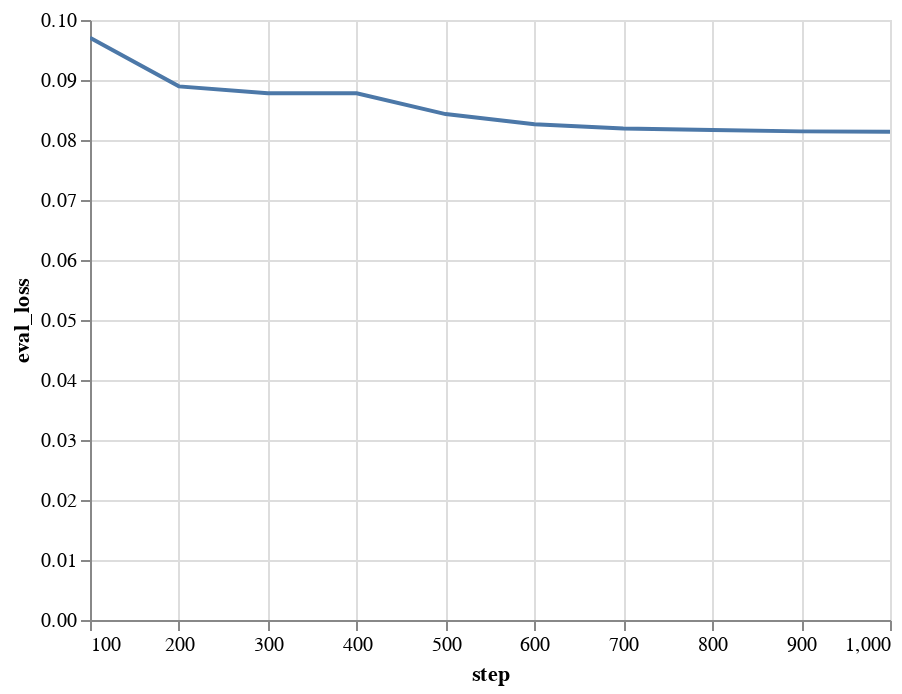

The code cell stored with this chart in its notebook:
### Code cell
import altair as alt
alt.Chart(trainer_log).mark_line().encode(
  x='step',
  y='eval_loss'
).interactive(bind_y=False)

### Figure 1 — Vega-Lite specification as saved in the notebook (floating-point values rounded to 4 significant figures)
{"config": {"view": {"continuousWidth": 400, "continuousHeight": 300}}, "data": {"name": "data-36d279c26dd558ab9faa8ac0c5dff6ba"}, "mark": "line", "encoding": {"x": {"field": "step", "type": "quantitative"}, "y": {"field": "eval_loss", "type": "quantitative"}}, "selection": {"selector002": {"type": "interval", "bind": "scales", "encodings": ["x"]}}, "$schema": "https://vega.github.io/schema/vega-lite/v4.17.0.json", "datasets": {"data-36d279c26dd558ab9faa8ac0c5dff6ba": [{"loss": null, "learning_rate": null, "epoch": 0.13, "step": 100, "eval_loss": 0.09703, "eval_runtime": 3.241, "eval_samples_per_second": 154.3, "eval_steps_per_second": 19.44, "train_runtime": null, "train_samples_per_second": null, "train_steps_per_second": null, "total_flos": null, "train_loss": null}, {"loss": null, "learning_rate": null, "epoch": 0.26, "step": 200, "eval_loss": 0.08894, "eval_runtime": 3.238, "eval_samples_per_second": 154.4, "eval_steps_per_second": 19.45, "train_runtime": null, "train_samples_per_second": null, "train_steps_per_second": null, "total_flos": null, "train_loss": null}, {"loss": null, "learning_rate": null, "epoch": 0.39, "step": 300, "eval_loss": 0.0878, "eval_runtime": 3.239, "eval_samples_per_second": 154.4, "eval_steps_per_second": 19.45, "train_runtime": null, "train_samples_per_second": null, "train_steps_per_second": null, "total_flos": null, "train_loss": null}, {"loss": null, "learning_rate": null, "epoch": 0.51, "step": 400, "eval_loss": 0.08778, "eval_runtime": 3.242, "eval_samples_per_second": 154.2, "eval_steps_per_second": 19.43, "train_runtime": null, "train_samples_per_second": null, "train_steps_per_second": null, "total_flos": null, "train_loss": null}, {"loss": null, "learning_rate": null, "epoch": 0.64, "step": 500, "eval_loss": 0.08432, "eval_runtime": 3.24, "eval_samples_per_second": 154.3, "eval_steps_per_second": 19.45, "train_runtime": null, "train_samples_per_second": null, "train_steps_per_second": null, "total_flos": null, "train_loss": null}, {"loss": null, "learning_rate": null, "epoch": 0.77, "step": 600, "eval_loss": 0.08261, "eval_runtime": 3.244, "eval_samples_per_second": 154.1, "eval_steps_per_second": 19.42, "train_runtime": null, "train_samples_per_second": null, "train_steps_per_second": null, "total_flos": null, "train_loss": null}, {"loss": null, "learning_rate": null, "epoch": 0.9, "step": 700, "eval_loss": 0.08193, "eval_runtime": 3.237, "eval_samples_per_second": 154.5, "eval_steps_per_second": 19.46, "train_runtime": null, "train_samples_per_second": null, "train_steps_per_second": null, "total_flos": null, "train_loss": null}, {"loss": null, "learning_rate": null, "epoch": 1.03, "step": 800, "eval_loss": 0.08168, "eval_runtime": 3.239, "eval_samples_per_second": 154.4, "eval_steps_per_second": 19.45, "train_runtime": null, "train_samples_per_second": null, "train_steps_per_second": null, "total_flos": null, "train_loss": null}, {"loss": null, "learning_rate": null, "epoch": 1.16, "step": 900, "eval_loss": 0.08144, "eval_runtime": 3.241, "eval_samples_per_second": 154.3, "eval_steps_per_second": 19.44, "train_runtime": null, "train_samples_per_second": null, "train_steps_per_second": null, "total_flos": null, "train_loss": null}, {"loss": null, "learning_rate": null, "epoch": 1.28, "step": 1000, "eval_loss": 0.08136, "eval_runtime": 3.24, "eval_samples_per_second": 154.3, "eval_steps_per_second": 19.45, "train_runtime": null, "train_samples_per_second": null, "train_steps_per_second": null, "total_flos": null, "train_loss": null}]}}
